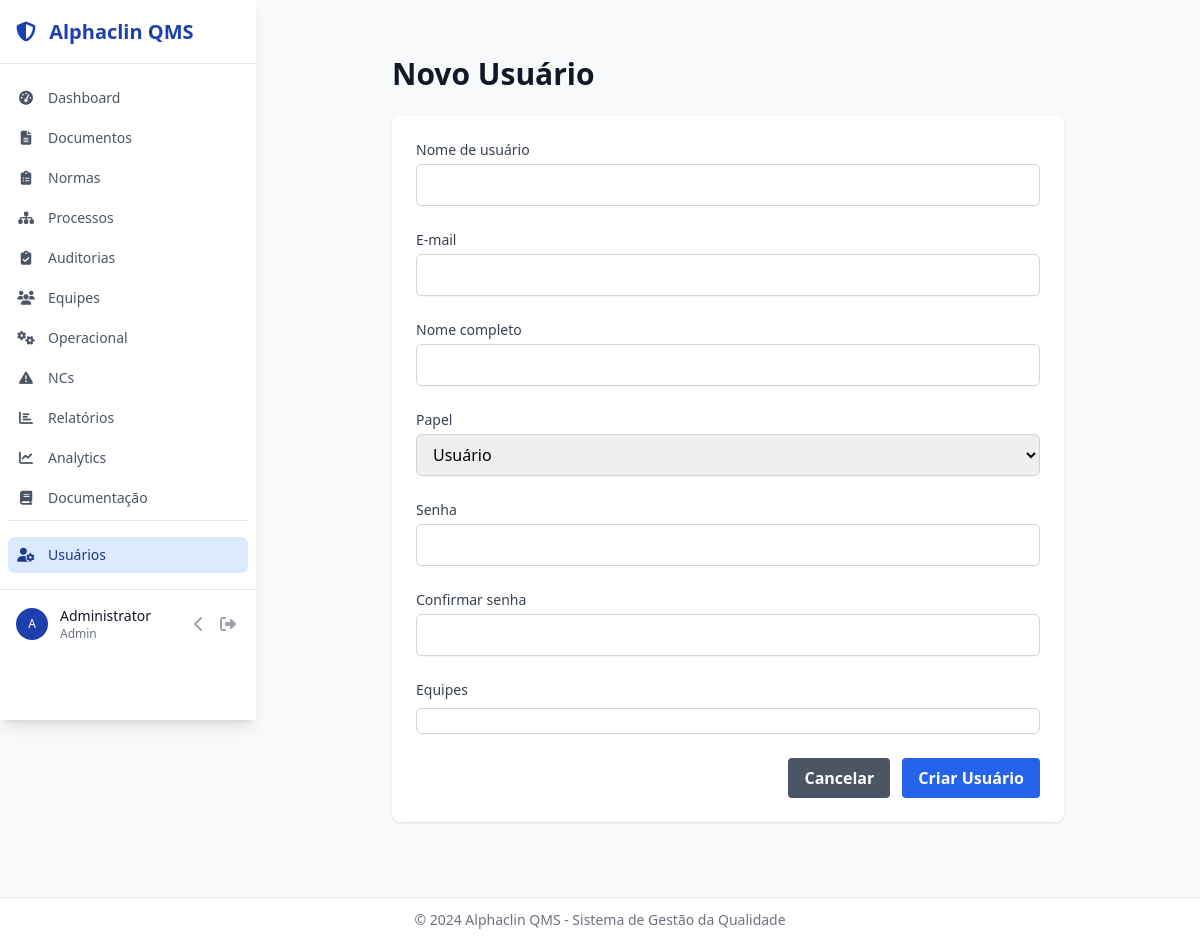
Before: /users/create (signed in) with the older database file.
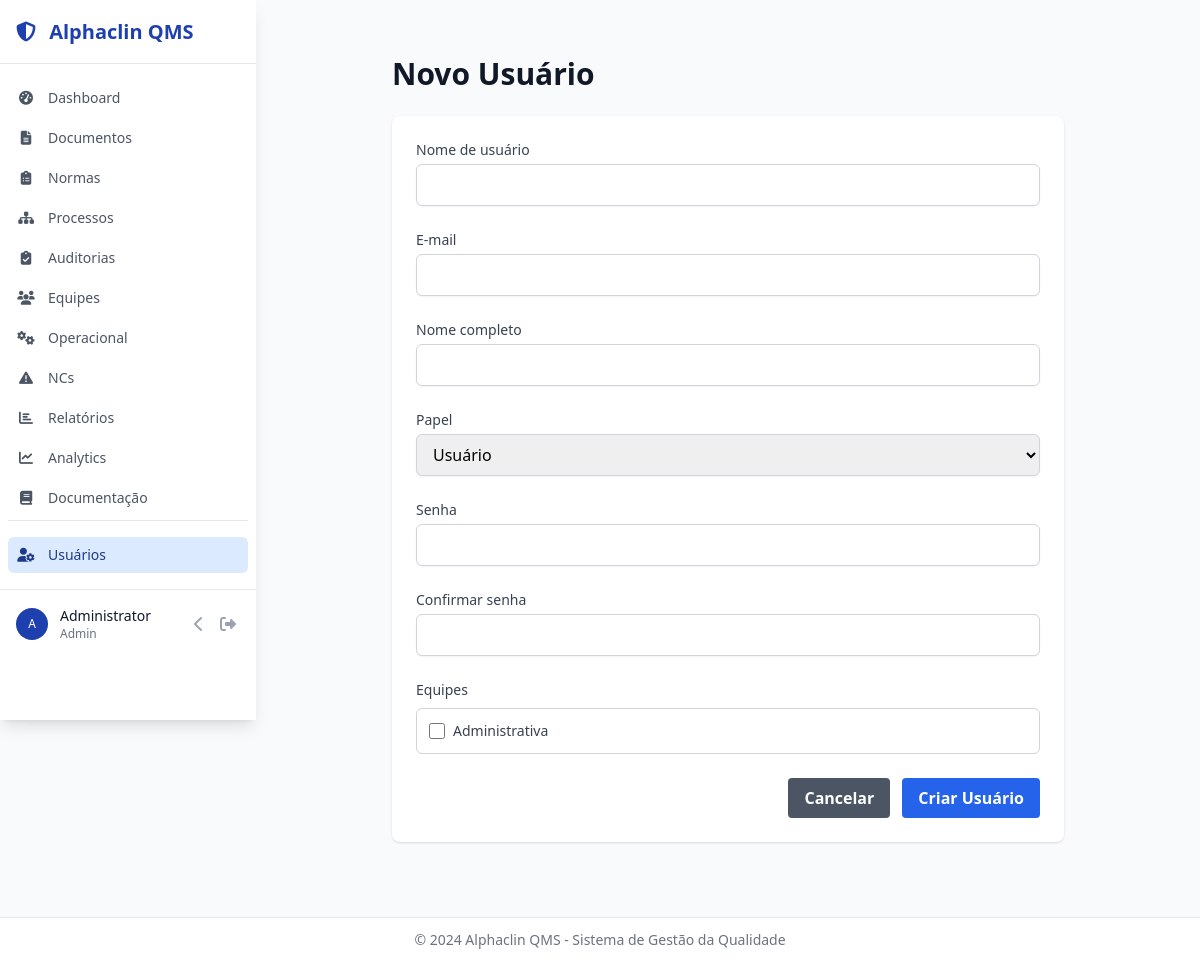
After: the same page with the newer database file.
### models.py (models this page shows)
class Team(db.Model):
    __tablename__ = 'teams'
    id = db.Column(db.Integer, primary_key=True)
    name = db.Column(db.String(255), nullable=False)
    description = db.Column(db.Text)
    created_at = db.Column(db.DateTime, default=datetime.utcnow)
    is_active = db.Column(db.Boolean, default=True)
    members = db.relationship('User', secondary='team_members', backref='teams')

### blueprints/users.py (the view, shortened to what this page needs)
@users_bp.route('/create', methods=['GET', 'POST'])
@login_required
def create():
    if current_user.role.value not in ['admin', 'manager']:
        flash('Sem permissão para criar usuários.', 'error')
        return redirect(url_for('users.index'))
    teams = Team.query.filter_by(is_active=True).order_by(Team.name).all()
    return render_template('users/create.html', teams=teams, UserRole=UserRole)

### templates/users/create.html (shortened to what this page needs)
{% extends "base.html" %}
{% block content %}
<div class="container mx-auto px-4 py-8">
    <div class="max-w-2xl mx-auto">
        <h1 class="text-3xl font-bold text-gray-900 mb-6">Novo Usuário</h1>
        <div class="bg-white shadow rounded-lg p-6">
            <form method="POST" class="space-y-6">
                <div>
                    <label for="username" class="block text-sm font-medium text-gray-700">Nome de usuário</label>
                    <input type="text" name="username" id="username" required
                           class="mt-1 block w-full px-3 py-2 border border-gray-300 rounded-md shadow-sm focus:outline-none focus:ring-blue-500 focus:border-blue-500">
                </div>
                <div>
                    <label for="email" class="block text-sm font-medium text-gray-700">E-mail</label>
                    <input type="email" name="email" id="email" required
                           class="mt-1 block w-full px-3 py-2 border border-gray-300 rounded-md shadow-sm focus:outline-none focus:ring-blue-500 focus:border-blue-500">
                </div>
                <div>
                    <label for="full_name" class="block text-sm font-medium text-gray-700">Nome completo</label>
                    <input type="text" name="full_name" id="full_name" required
                           class="mt-1 block w-full px-3 py-2 border border-gray-300 rounded-md shadow-sm focus:outline-none focus:ring-blue-500 focus:border-blue-500">
                </div>
                <div>
                    <label for="role" class="block text-sm font-medium text-gray-700">Papel</label>
                    <select name="role" id="role" required
                            class="mt-1 block w-full px-3 py-2 border border-gray-300 rounded-md shadow-sm focus:outline-none focus:ring-blue-500 focus:border-blue-500">
                        <option value="user">Usuário</option>
                    </select>
                </div>
                <div>
                    <label for="password" class="block text-sm font-medium text-gray-700">Senha</label>
                    <input type="password" name="password" id="password" required
                           class="mt-1 block w-full px-3 py-2 border border-gray-300 rounded-md shadow-sm focus:outline-none focus:ring-blue-500 focus:border-blue-500">
                </div>
                <div>
                    <label for="confirm_password" class="block text-sm font-medium text-gray-700">Confirmar senha</label>
                    <input type="password" name="confirm_password" id="confirm_password" required
                           class="mt-1 block w-full px-3 py-2 border border-gray-300 rounded-md shadow-sm focus:outline-none focus:ring-blue-500 focus:border-blue-500">
                </div>
                <div>
                    <label class="block text-sm font-medium text-gray-700 mb-2">Equipes</label>
                    <div class="space-y-2 max-h-48 overflow-y-auto border border-gray-300 rounded-md p-3">
                        {% for team in teams %}
                        <label class="flex items-center">
                            <input type="checkbox" name="team_ids" value="{{ team.id }}"
                                   class="h-4 w-4 text-blue-600 focus:ring-blue-500 border-gray-300 rounded">
                            <span class="ml-2 text-sm text-gray-700">{{ team.name }}</span>
                        </label>
                        {% endfor %}
                    </div>
                </div>
                <div class="flex justify-end space-x-3">
                    <a href="{{ url_for('users.index') }}"
                       class="bg-gray-600 hover:bg-gray-700 text-white font-bold py-2 px-4 rounded">
                        Cancelar
                    </a>
                    <button type="submit" class="bg-blue-600 hover:bg-blue-700 text-white font-bold py-2 px-4 rounded">
                        Criar Usuário
                    </button>
                </div>
            </form>
        </div>
    </div>
</div>
{% endblock %}

Changed rows visible on the page:
added Team: name "Administrativa"
